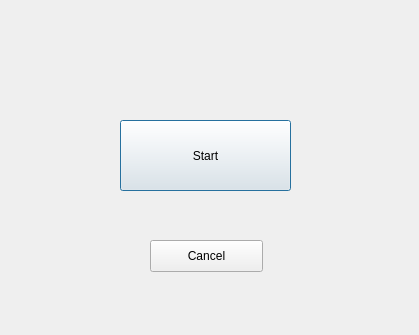
<?xml version="1.0" encoding="UTF-8"?>
<ui version="4.0">
 <class>Dialog</class>
 <widget class="QDialog" name="Dialog">
  <property name="enabled">
   <bool>true</bool>
  </property>
  <property name="geometry">
   <rect>
    <x>0</x>
    <y>0</y>
    <width>419</width>
    <height>335</height>
   </rect>
  </property>
  <property name="windowTitle">
   <string>be-productive</string>
  </property>
  <property name="windowOpacity">
   <double>1.000000000000000</double>
  </property>
  <property name="autoFillBackground">
   <bool>false</bool>
  </property>
  <widget class="QPushButton" name="pushButton">
   <property name="geometry">
    <rect>
     <x>120</x>
     <y>120</y>
     <width>171</width>
     <height>71</height>
    </rect>
   </property>
   <property name="text">
    <string>Start</string>
   </property>
  </widget>
  <widget class="QPushButton" name="pushButton_2">
   <property name="geometry">
    <rect>
     <x>150</x>
     <y>240</y>
     <width>113</width>
     <height>32</height>
    </rect>
   </property>
   <property name="text">
    <string>Cancel</string>
   </property>
  </widget>
 </widget>
 <resources/>
 <connections/>
</ui>
